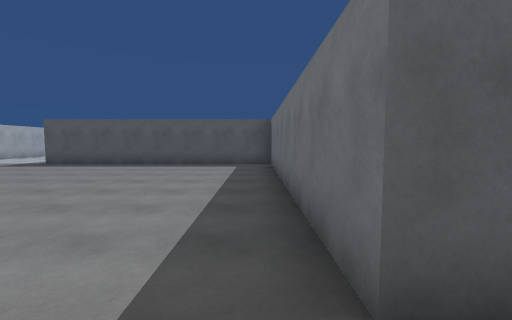
[1] (above)

21 first-person views from a walk through a scene from a Unity 3-D project. The camera is 1.5 m above the floor, tilts 4° down and sees 90° across. The floor is counted in squares, 2 m on a side. Each view is taken from the middle of a square. On the plan, view 1 faces up. The plan holds only what a view shows up to about 9 squares ahead; the rest is blank. The place goes on beyond the plan. The player is left out. Some animated figures are left out.

[2]
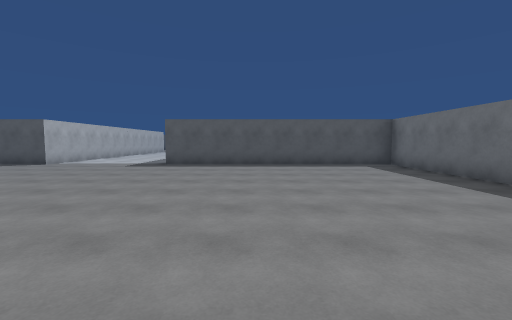

[3]
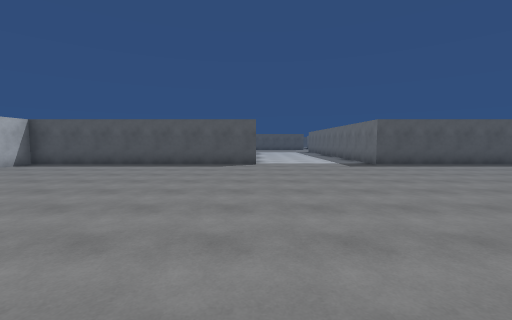

[4]
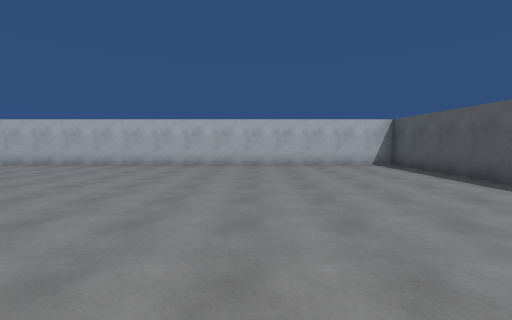

[5]
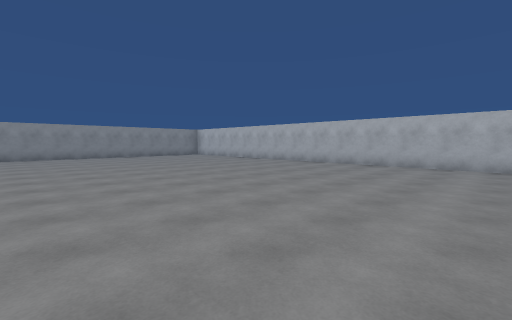

[6]
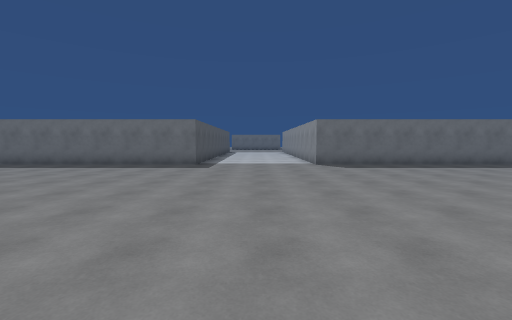

[7]
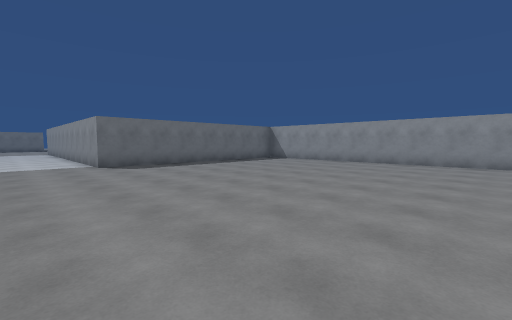

[8]
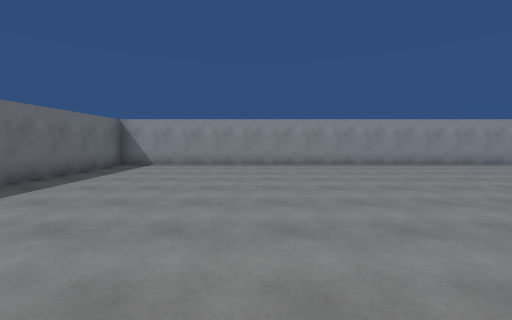

[9]
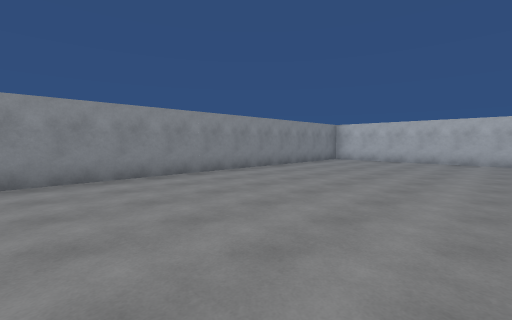

[10]
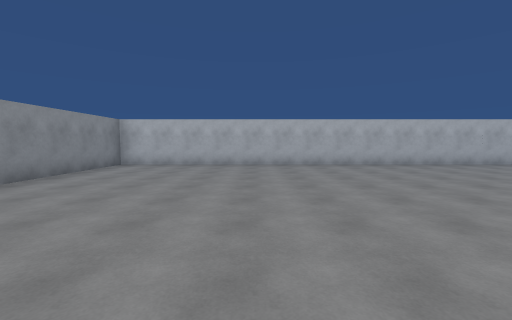

[11]
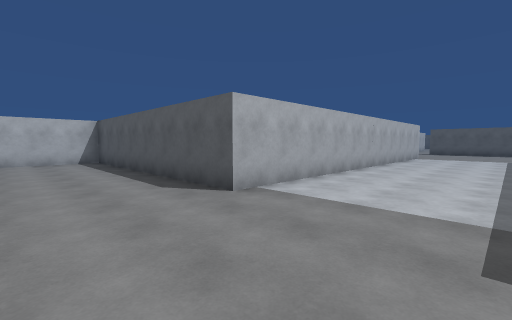

[12]
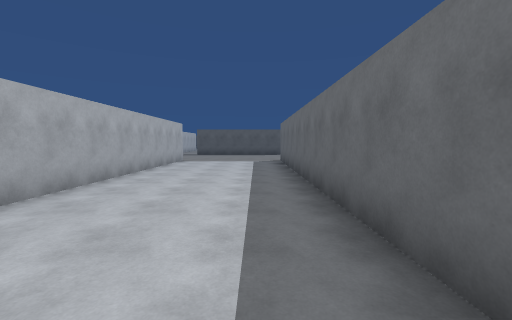

[13]
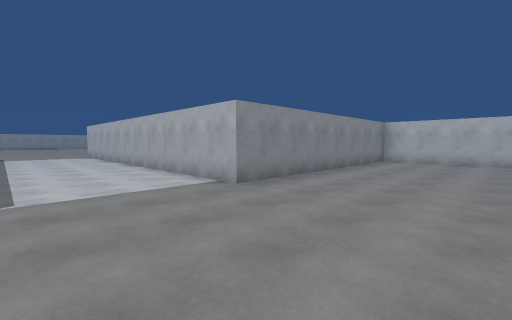

[14]
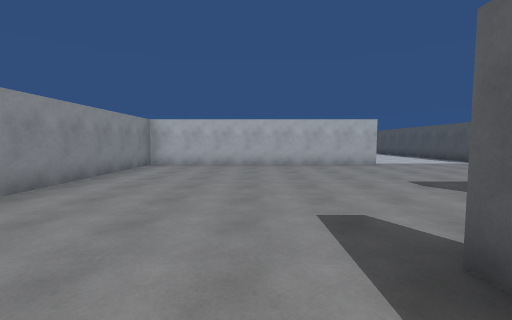

[15]
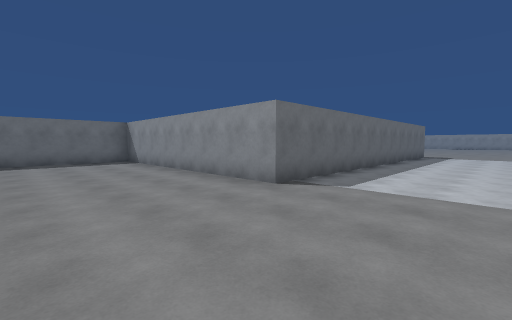

[16]
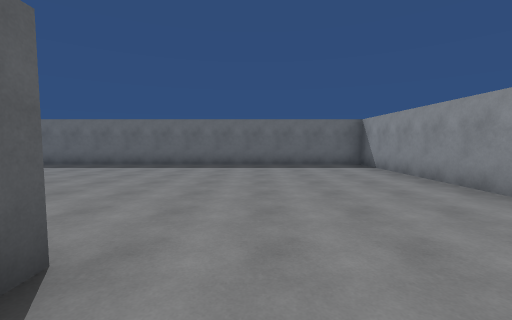

[17]
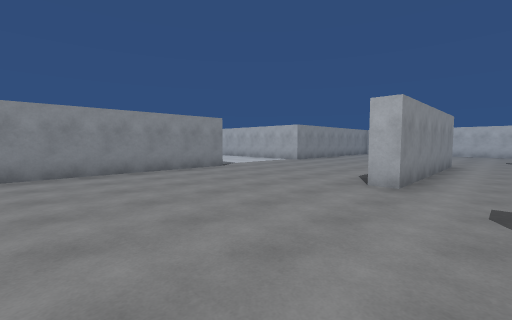

[18]
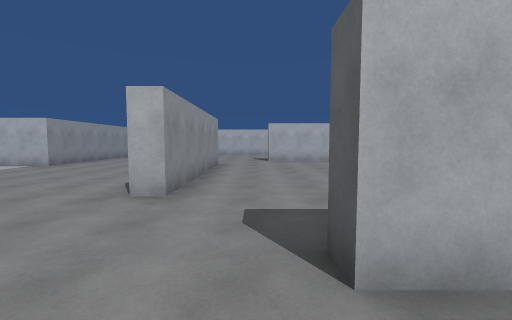

[19]
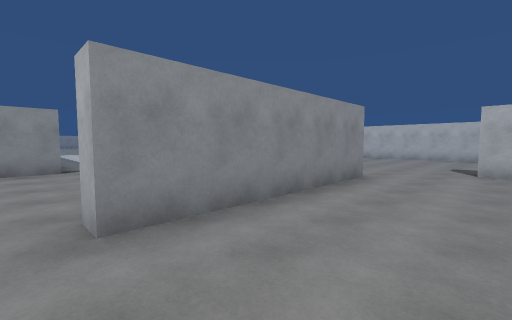

[20]
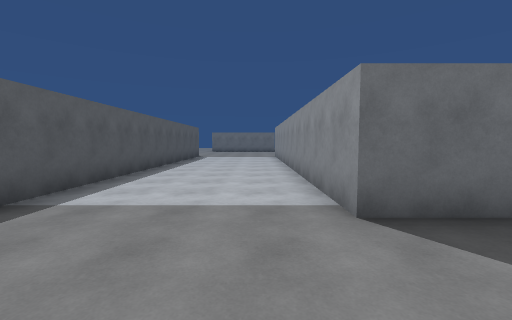

[21]
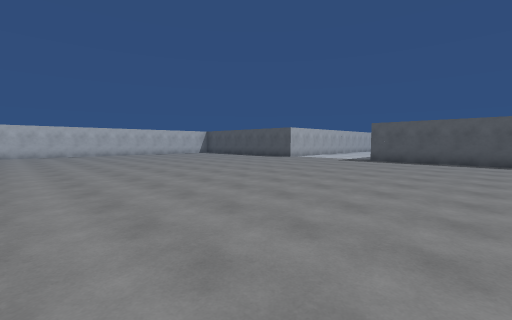

### Floor plan
Points are (right, up) in squares from view 1. A wall is a line through its corners. A room is listed if a view was taken in it or the views show most of it. See-through windows are left out.
Room 1 (views 1, 2, 3, 4, 5, 6, 7, 8, 9, 10, 11, 12, 13, 14, 15, 16, 17, 18, 19, 20, 21)
walls: (6.5, 1) (0.5, 1) (0.5, 8.5) (-7, 8.5) (-7, 19.5) (0.5, 19.5) (0.5, 27.5); (-11.6, 24.8) (-6.5, 24.8) (-6.5, 24.2); (-13.3, 27.1) (-13.3, 26.5); (-4.2, 27.4) (-4.2, 26.5) (-4.8, 26.5); (-18.5, 27.1) (-18.5, 19.5) (-11, 19.5) (-11, 8.5) (-18.5, 8.5) (-18.5, -10.5) (0.5, -10.5) (0.5, -3) (6.5, -3)

Positions as (right, up) in squares from view 1, and headings:
1: (0, 0), facing up
2: (-4, 0), facing up
3: (-11, 0), facing up
4: (-10, 4), facing left
5: (-10, 3), facing down-left
6: (-8, -1), facing right
7: (-8, -1), facing down-right
8: (-4, -2), facing down
9: (-8, -5), facing down-left
10: (-10, -6), facing left
11: (-8, 6), facing up-left
12: (-8, 9), facing up
13: (-8, 23), facing down-left
14: (-10, 23), facing left
15: (-10, 23), facing down-right
16: (-8, 23), facing right
17: (-2, 26), facing down-left
18: (-3, 26), facing left
19: (-6, 27), facing down-left
20: (-2, -2), facing right
21: (-3, -2), facing up-left
